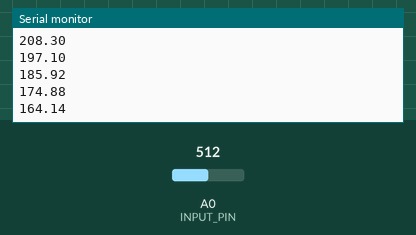
Simulated run of this sketch. Board: Arduino Uno, built with avr-gcc and run on an emulated ATmega328P. Parts: the last lines printed to the serial monitor. The test bench sets the inputs (shaded band); at power-on: A0 (INPUT_PIN) = 512.

Above: at 1.2 s.
1.3 s: A0 (INPUT_PIN) set to 716
At 1.38 s:
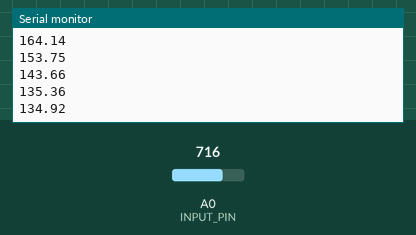
2.8 s: A0 (INPUT_PIN) set to 900
At 2.88 s:
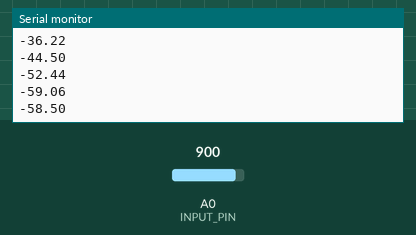
Timing chart, 0 to 5.8 s (numbered marks = the images above; inputs shaded):
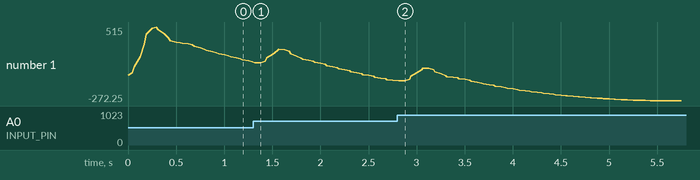

Measured:
- after the input at 1.3 s, the serial monitor: prints a new line at once (image 1)
- plotted number 1: 143.66 → -52.44 after the input at 1.3 s

The sketch:

EEGFilter.ino
```cpp
// EEG Filter - BioAmp EXG Pill
// https://github.com/upsidedownlabs/BioAmp-EXG-Pill

// Upside Down Labs invests time and resources providing this open source code,
// please support Upside Down Labs and open-source hardware by purchasing
// products from Upside Down Labs!

// Copyright (c) 2021 Upside Down Labs - contact@upsidedownlabs.tech

// Permission is hereby granted, free of charge, to any person obtaining a copy
// of this software and associated documentation files (the "Software"), to deal
// in the Software without restriction, including without limitation the rights
// to use, copy, modify, merge, publish, distribute, sublicense, and/or sell
// copies of the Software, and to permit persons to whom the Software is
// furnished to do so, subject to the following conditions:

// The above copyright notice and this permission notice shall be included in all
// copies or substantial portions of the Software.

// THE SOFTWARE IS PROVIDED "AS IS", WITHOUT WARRANTY OF ANY KIND, EXPRESS OR
// IMPLIED, INCLUDING BUT NOT LIMITED TO THE WARRANTIES OF MERCHANTABILITY,
// FITNESS FOR A PARTICULAR PURPOSE AND NONINFRINGEMENT. IN NO EVENT SHALL THE
// AUTHORS OR COPYRIGHT HOLDERS BE LIABLE FOR ANY CLAIM, DAMAGES OR OTHER
// LIABILITY, WHETHER IN AN ACTION OF CONTRACT, TORT OR OTHERWISE, ARISING FROM,
// OUT OF OR IN CONNECTION WITH THE SOFTWARE OR THE USE OR OTHER DEALINGS IN THE
// SOFTWARE.

#define SAMPLE_RATE 256
#define BAUD_RATE 115200
#define INPUT_PIN A0


void setup() {
	// Serial connection begin
	Serial.begin(BAUD_RATE);
}

void loop() {
	// Calculate elapsed time
	static unsigned long past = 0;
	unsigned long present = micros();
	unsigned long interval = present - past;
	past = present;

	// Run timer
	static long timer = 0;
	timer -= interval;

	// Sample
	if(timer < 0){
		timer += 1000000 / SAMPLE_RATE;
		float sensor_value = analogRead(INPUT_PIN);
		float signal = EEGFilter(sensor_value);
		Serial.println(signal);
	}
}

// Band-Pass Butterworth IIR digital filter, generated using filter_gen.py.
// Sampling rate: 256.0 Hz, frequency: [0.5, 29.5] Hz.
// Filter is order 4, implemented as second-order sections (biquads).
// Reference:
// https://docs.scipy.org/doc/scipy/reference/generated/scipy.signal.butter.html
// https://courses.ideate.cmu.edu/16-223/f2020/Arduino/FilterDemos/filter_gen.py
float EEGFilter(float input) {
	float output = input;
	{
		static float z1, z2; // filter section state
		float x = output - -0.95391350*z1 - 0.25311356*z2;
		output = 0.00735282*x + 0.01470564*z1 + 0.00735282*z2;
		z2 = z1;
		z1 = x;
	}
	{
		static float z1, z2; // filter section state
		float x = output - -1.20596630*z1 - 0.60558332*z2;
		output = 1.00000000*x + 2.00000000*z1 + 1.00000000*z2;
		z2 = z1;
		z1 = x;
	}
	{
		static float z1, z2; // filter section state
		float x = output - -1.97690645*z1 - 0.97706395*z2;
		output = 1.00000000*x + -2.00000000*z1 + 1.00000000*z2;
		z2 = z1;
		z1 = x;
	}
	{
		static float z1, z2; // filter section state
		float x = output - -1.99071687*z1 - 0.99086813*z2;
		output = 1.00000000*x + -2.00000000*z1 + 1.00000000*z2;
		z2 = z1;
		z1 = x;
	}
	return output;
}
```
